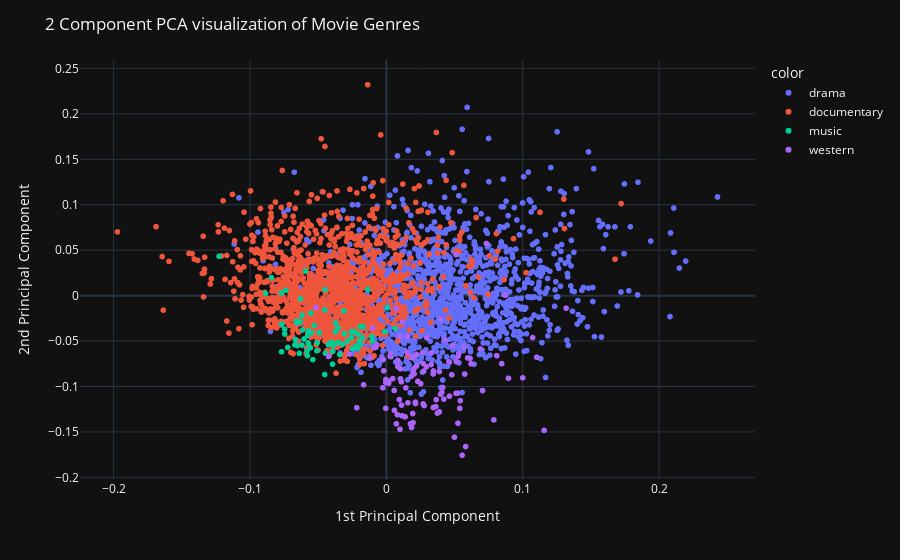

Notebook code cell kept with this figure:
### Code cell
fig = px.scatter(x=X_pca[:, 0], y=X_pca[:, 1], color=df['Genre'], hover_name=df['Title'], template='plotly_dark')
fig.update_layout(
    title="2 Component PCA visualization of Movie Genres",
    xaxis_title="1st Principal Component",
    yaxis_title="2nd Principal Component",
)
fig.show()

### Figure 1 — Plotly figure (JSON) as saved in the notebook; plotly's stock layout.template omitted (floating-point values rounded to 4 significant figures; data arrays with more than 128 entries replaced by an {"elided": "..."} marker saying what was removed)
{"data": [{"hovertemplate": "<b>%{hovertext}</b><br><br>color=drama<br>x=%{x}<br>y=%{y}<extra></extra>", "hovertext": {"elided": "1481 str values"}, "legendgroup": "drama", "marker": {"color": "#636efa", "symbol": "circle"}, "mode": "markers", "name": "drama", "showlegend": true, "type": "scattergl", "x": {"elided": "1481 float values"}, "xaxis": "x", "y": {"elided": "1481 float values"}, "yaxis": "y"}, {"hovertemplate": "<b>%{hovertext}</b><br><br>color=documentary<br>x=%{x}<br>y=%{y}<extra></extra>", "hovertext": {"elided": "1459 str values"}, "legendgroup": "documentary", "marker": {"color": "#EF553B", "symbol": "circle"}, "mode": "markers", "name": "documentary", "showlegend": true, "type": "scattergl", "x": {"elided": "1459 float values"}, "xaxis": "x", "y": {"elided": "1459 float values"}, "yaxis": "y"}, {"hovertemplate": "<b>%{hovertext}</b><br><br>color=music<br>x=%{x}<br>y=%{y}<extra></extra>", "hovertext": ["The Derek Trucks Band: Songlines Live (2006)", "James Marsters: Words and Music (2005)", "En vanföreställning (2011)", "Jean-Michel Jarre Destination Docklands (1988)", "Universo di notte (1962)", "What Do You Think of the Programme So Far? (1992)", "Untitled Grunge/Seattle Rock Documentary (????)", "Live in Lyon (2013)", "Opera Omnibus (1987)", "\"Villa-Lobos and the String Quartet\" (2012)", "The Downtown Show (1957)", "My Morning Jacket: Okonokos (2006)", "Children in Need Rocks the 80s (2017)", "\"Beyond the Groove\" (1990)", "The 43rd Annual Grammy Awards (2001)", "Johnny Logan Live at Zadar (1990)", "Brooks & Dunn Live at Cain's Ballroom (2005)", "Girls in Bands at the BBC (2015)", "Patti Page Sings the Hits (2004)", "\"Non mais t'as vu ce que t'écoutes\" (2011)", "Alabama & Friends at the Ryman (2014)", "DJ Quik: Visualism - The Art of Sound Into Vision (2003)", "Chevelle: Any Last Words (2011)", "Aayna Ka Bayna (2012)", "\"The Swift Show Wagon with Horace Heidt and the American Way\" (1955)", "Deep Sleep & Relaxation (2010)", "The Magic of Bing Crosby (1991)", "Moby: Play - The DVD (2001)", "The House of Mirth (2016)", "Our Music Month (2010)", "Peer Gynt (2009)", "Mastodon Live at Brixton (2013)", "Reel Big Fish: Live! In Concert! (2009)", "\"Mik Schacks hjemmeservice\" (2001)", "\"VH1 Top 20 Video Countdown\" (1994)", "Binicki (2015)", "Madeleine Peyroux, Live in Los Angeles (2009)", "After Hours: Singin', Swingin' and All That Jazz (1977)", "Marty Robbins: Music Anthology (2008)", "\"How I Got the Gig\" (2016)", "\"Playboy's Beach House\" (2010)", "John Mellencamp Live at Walter Reed Hospital (2007)", "Billy Joel - A Matter of Trust: The Bridge to Russia (1987)", "Kendall Ross Bean: Chopin Polonaise in A Flat (1986)", "Little Feat Live at Rainbow Theatre (1977)", "My Sex, Our Dance (1986)", "Carlisle Floyd's Willie Stark (2008)", "Guitar Center Sessions: Peter Gabriel (2010)", "Nesmith Live (1992)", "Modus Operandi: Missing Pages Live at Mr. Small's (2006)", "Learning from the Legends: Bruch Violin Concerto No. 1 in G Minor, Op. 26 featuring Lara St. John (2014)", "\"Detroit Promo Television\" (2014)", "D.I.: Suburbia Sessions 1983 (2008)", "One Night Stand: Johnny Reid (2016)", "The Mac Davis Special (1975)", "Destination Lounge (2006)", "Dan Berglund's Tonbruket (2010)", "Ena Pá 2000, 20 Years Pedaling on Dung (2005)", "Rainbow: Memories in Rock (2016)", "Dallas Smith: The Drop (2016)", "\"Encore! Sessions\" (2012)", "Lovely Lily (2009)", "Eurovision: Your Decision (2008)", "03/02/05 (2005)", "Toto Cotugno Live in Belgrade (1990)", "Der dunkle Mensch (2010)", "\"Countdown\" (1974)", "Come West Along the Road (2008)", "Under the Covers (2002)", "\"Decades Rock Live\" (2006)", "Total Slaughter 1 (2015)", "The Cranberries: Beneath the Skin - Live in Paris (2001)", "Music for Relief Presents Concert for the Philippines (2014)", "CMT Star: Pets (2008)", "Hansel and Gretel (2008)"], "legendgroup": "music", "marker": {"color": "#00cc96", "symbol": "circle"}, "mode": "markers", "name": "music", "showlegend": true, "type": "scattergl", "x": [-0.03926, -0.06039, -0.03108, -0.05712, -0.01919, -0.02269, -0.08425, -0.07452, -0.03538, -0.07458, -0.07682, -0.05491, -0.02559, -0.06309, -0.06705, -0.03227, -0.01988, -0.0009932, -0.01748, -0.04137, -0.02076, -0.07369, -0.02565, -0.01357, -0.03867, -0.0374, -0.02488, -0.06149, -0.03542, -0.05571, -0.0372, -0.06383, -0.0618, -0.01027, -0.05818, -0.04516, -0.05736, 0.006351, -0.04916, -0.05295, -0.01907, -0.03409, -0.06299, -0.06188, -0.04261, -0.03959, -0.04502, 0.0007684, -0.04518, -0.06538, -0.05794, -0.06543, -0.07704, -0.02097, -0.01708, -0.08861, -0.03083, -0.04464, -0.02862, -0.05761, -0.06602, -0.05929, -0.01064, -0.07681, -0.05093, -0.05706, -0.05526, -0.05077, -0.0723, -0.03945, -0.05693, -0.05389, -0.06669, -0.1226, -0.0235], "xaxis": "x", "y": [-0.06122, -0.04772, -0.01696, -0.05307, -0.03418, -0.05599, 0.01964, -0.04237, -0.05159, -0.03684, -0.06176, -0.04065, -0.04624, -0.02845, -0.05415, -0.05364, -0.05036, -0.03952, -0.04651, -0.05214, -0.04252, 0.005792, -0.03961, 0.006858, -0.05434, -0.03963, -0.05833, -0.0378, -0.03567, -0.05735, -0.03034, -0.06355, -0.02159, -0.04975, -0.06091, -0.01572, -0.05201, -0.03594, -0.04076, -0.03272, -0.05362, -0.06479, -0.003432, -0.05447, -0.05409, -0.05168, 0.006691, -0.01315, -0.08684, -0.05502, -0.06596, -0.03036, 0.0029, -0.05775, -0.03402, 0.002414, -0.04172, -0.06335, -0.05015, -0.04384, -0.02828, 0.02696, -0.04507, -0.03135, -0.06061, -0.03885, -0.01917, -0.0518, -0.05698, -0.07544, -0.04124, -0.07042, -0.04829, 0.04332, -0.03955], "yaxis": "y"}, {"hovertemplate": "<b>%{hovertext}</b><br><br>color=western<br>x=%{x}<br>y=%{y}<extra></extra>", "hovertext": ["Pioneer Marshal (1949)", "The Wild Bull's Lair (1925)", "Marshal Law (2015)", "2 once di piombo (1966)", "My Pal, the King (1932)", "L'ultimo killer (1967)", "Quantez (1957)", "The Heart of Texas Ryan (1917)", "Parade of the West (1930)", "Frisco Tornado (1950)", "The Wild Horse Stampede (1926)", "Western Racketeers (1934)", "Prairie Fever (2008)", "Six-Gun Gold (1941)", "Revolt at Fort Laramie (1956)", "Bad Men's Money (1929)", "Blackdom (????)", "Mason of the Mounted (1932)", "Law of the Texan (1938)", "Law of the Plains (1938)", "False Colors (1943)", "Everyman's Law (1936)", "The Devil's Gulch (1926)", "Buckshot John (1915)", "Battlin' Buckaroo (1924)", "Rebel in Town (1956)", "The Lash of Pinto Pete (1924)", "Sky High Corral (1926)", "Born to Battle (1927)", "Una pistola per cento bare (1968)", "Phantom Gold (1938)", "Lawless Code (1949)", "Zandy's Bride (1974)", "An Eye for an Eye (1966)", "The Cheyenne Tornado (1935)", "Scarlet Creek (????)", "Stampede (1949)", "Little Joe, the Wrangler (1942)", "Nevada Smith (1966)", "Johnny Reno (1966)", "E Dio disse a Caino... (1970)", "The Traitor (1936)", "A Lawman Is Born (1937)", "No Name on the Bullet (1959)", "The Rainbow Trail (1918)", "Gunfight in Abilene (1967)", "7 winchester per un massacro (1967)", "The Law Comes to Gunsight (1947)", "Code of the Prairie (1944)", "Fast and Fearless (1924)", "Gold (1932)", "Western Blood (1918)", "The Big Stampede (1932)", "Billy the Kid Outlawed (1940)", "Bill il taciturno (1967)", "Saddle Mountain Roundup (1941)", "Heller in Pink Tights (1960)", "The Stranger from Pecos (1943)", "Los Siete (2010)", "Three Men from Texas (1940)", "Woman They Almost Lynched (1953)", "Cheyenne Roundup (1943)", "Life in the Raw (1933)", "King of the Wild Horses (1947)", "Wanderer of the Wasteland (1945)", "Bullets for Bandits (1942)", "The Long, Long Trail (1929)", "End of the Trail (1932)", "Dead Man's Gun (1997)", "Hands Off! (1921)", "Cattle Queen of Montana (1954)", "Bordertown Gun Fighters (1943)", "The Oklahoman (1957)", "Wild Horse Range (1940)", "The Bandit Buster (1926)", "Thundering Caravans (1952)", "Assembling the World (1995)", "The Fighting Gringo (1939)", "The Redemption of Henry Myers (2014)", "Man from God's Country (1958)", "Law and Order (1953)", "Cripple Creek (1952)", "Uno a uno, sin piedad (1968)", "Guns of Hate (1948)", "Sagebrush Politics (1929)", "Thundering Hoofs (1924)", "Trailed by Three (1920)", "North of Arizona (1935)", "Day of the Badman (1958)", "Firebrand Jordan (1930)", "Forty Thieves (1944)", "\"Dirty Sally\" (1974)", "West of Tombstone (1942)", "Beyond the Law (1930)", "The Man from Guntown (1935)", "Un autre homme, une autre chance (1977)", "Man from Sonora (1951)", "Jaws of Justice (1933)", "Flying Lariats (1931)", "The Man from Bitter Roots (1916)", "Bullet for a Badman (1964)", "The Big Bonanza (1944)", "Porter Rockwell (????)", "Flame of the West (1945)", "Buffalo Bill in Tomahawk Territory (1952)", "The Gunfighters (1987)", "Three Violent People (1956)", "Five Bold Women (1960)", "Night Raiders (1952)", "Road Agent (1952)", "The Denver Kid (1948)", "Man from Cheyenne (1942)", "Frontier Pony Express (1939)", "The Padre (1911)", "Death Valley Rangers (1943)", "The Kickback (1922)"], "legendgroup": "western", "marker": {"color": "#ab63fa", "symbol": "circle"}, "mode": "markers", "name": "western", "showlegend": true, "type": "scattergl", "x": [0.03432, 0.03456, -0.02695, -0.002735, 0.011, 0.01516, 0.03974, 0.05739, 0.02212, 0.01429, 0.001734, 0.01581, 0.02937, 0.03627, -0.006947, 0.02305, 0.02973, -0.001962, 0.005901, 0.05109, 0.07054, 0.007329, 0.02681, 0.04992, 0.07882, 0.0621, 0.002806, 0.02008, 0.1102, 0.05386, 0.03891, 0.00467, 0.00732, 0.06138, 0.02523, 0.1318, 0.01932, 0.01001, 0.1072, 0.01856, 0.03286, 0.01956, 0.03443, 0.01829, 0.04001, 0.1157, 0.003252, 0.04066, 0.001849, 0.02136, 0.009529, 0.0526, -0.02172, 0.01112, 0.04588, 0.02031, 0.009973, 0.05814, 0.01541, 0.02769, 0.008435, 0.05248, 0.05423, 0.04851, 0.08957, 0.1, -0.007656, -0.008724, 0.03299, 0.03887, 0.02225, -0.01199, 0.05135, 0.01378, 0.06881, 0.01847, -0.05158, -0.01671, 0.0511, 0.05301, 0.008296, 0.01034, 0.05697, 0.02736, 0.05556, 0.01993, -0.01002, 0.03747, 0.01038, 0.04216, 0.008083, 0.0117, 0.05231, -0.0004552, 0.04139, 0.07338, 0.02132, -0.0003596, 0.04629, 0.02055, 0.08093, 0.08458, 0.04299, 0.005748, -0.0423, 0.048, 0.05965, -0.002375, 0.03657, -0.0003718, 0.01769, 0.02704, -0.002562, 0.08733, 0.01155, 0.02708], "xaxis": "x", "y": [-0.08622, -0.08291, -0.06425, -0.06951, -0.09486, -0.04535, -0.1085, -0.0863, -0.07736, -0.1015, -0.09631, -0.118, -0.07824, -0.1222, -0.054, -0.09436, -0.04648, -0.0827, -0.1262, -0.1074, -0.1045, -0.141, -0.06226, -0.1557, -0.1367, -0.07502, -0.06686, -0.08517, -0.06773, -0.124, -0.08348, -0.0914, -0.01426, -0.06897, -0.09701, -0.0138, -0.1298, -0.147, -0.04613, -0.06829, -0.0758, -0.1397, -0.1231, -0.08869, -0.02603, -0.1483, -0.06391, -0.1065, -0.09416, -0.1187, -0.1143, -0.06675, -0.1234, -0.1204, -0.07276, -0.08617, -0.04448, -0.1661, -0.06294, -0.121, -0.07807, -0.1404, -0.1156, -0.05478, -0.09098, -0.09046, -0.05674, -0.05739, -0.06303, -0.1278, -0.06456, -0.06892, -0.0727, -0.1334, -0.05871, -0.1451, -0.01302, -0.09802, 0.04506, -0.06366, -0.07133, -0.09151, -0.0567, -0.08303, -0.1756, -0.0807, -0.03542, -0.1292, -0.08063, -0.1139, -0.131, -0.02915, -0.1073, -0.124, -0.1011, 0.05738, -0.1172, -0.09562, -0.1106, -0.06719, -0.06605, -0.07482, -0.04844, -0.1043, -0.06687, -0.08712, -0.06857, -0.07041, -0.1145, -0.09226, -0.1411, -0.1192, -0.1014, 0.0004363, -0.1323, -0.07468], "yaxis": "y"}], "layout": {"legend": {"title": {"text": "color"}, "tracegroupgap": 0}, "margin": {"t": 60}, "title": {"text": "2 Component PCA visualization of Movie Genres"}, "xaxis": {"anchor": "y", "domain": [0, 1], "title": {"text": "1st Principal Component"}}, "yaxis": {"anchor": "x", "domain": [0, 1], "title": {"text": "2nd Principal Component"}}}}
